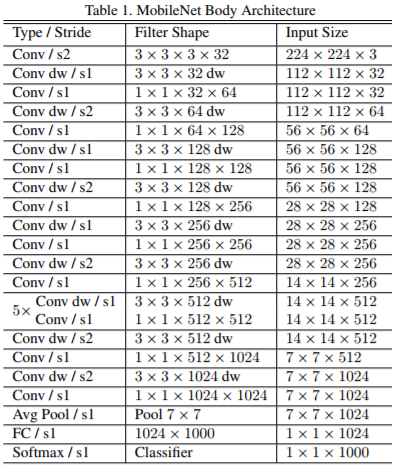
#> input picture model/mobilenets.png, 394 x 471 px
$ python -i bosch-classif.py   (imports and definitions only)
#> lines starting #> are read from the running program, lines starting #| are printed output that depends on the picture; after the words box and inside, x2 and y2 are one past the last pixel; in counts of white or black regions, pixels touching at a corner belong together
#> further down, picture is the input picture: shape (471, 394, 3); mean B, G, R 223.8, 223.9, 223.9
#!/home/ubuntu/anaconda3/bin/python
from tqdm import tqdm
import yaml
import os
import shutil
import cv2
import scipy.ndimage as spi
from random import randint
import numpy as np

# [5 lines left out: function shift, not called in this run]

def rotation(img, angle):
#> called with angle = 5
    angle = randint(0,angle) - int(angle/2)
    return spi.rotate(img, angle, axes=(1, 0), reshape=True, output=None, order=3, mode='nearest', cval=0.0, prefilter=True)
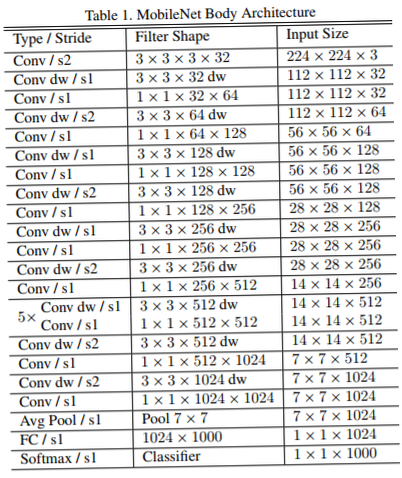
#> returned value: shape (478, 402, 3); mean of channels 0, 1, 2 223.9, 223.9, 223.9; drawn as B, G, R

def flip(img, perc):
#> called with perc = 15
  prob = randint(0,100)
  if prob < 100 * perc:
    return np.fliplr(img)
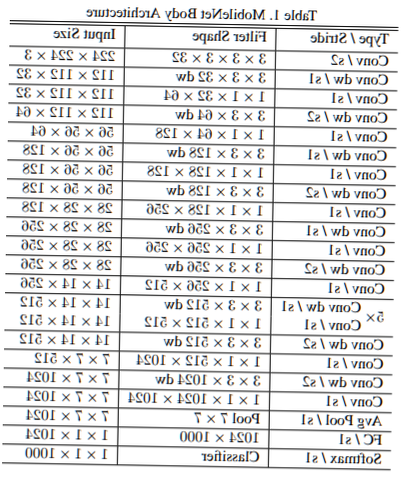
#> returned value: shape (478, 402, 3); mean of channels 0, 1, 2 223.9, 223.9, 223.9; drawn as B, G, R
  else:
    return img

# [10 lines left out: function crop, not called in this run]

def color_jittering(img):
  r = randint(0,100)
  if r<20:
    noise_r = np.random.randint(0,15,(img.shape[0],img.shape[1]))
    noise_g = np.random.randint(0,15,(img.shape[0],img.shape[1]))
    noise_b = np.random.randint(0,15,(img.shape[0],img.shape[1]))
    zitter = np.zeros_like(img)
    zitter[:,:,0] = noise_r
    zitter[:,:,1] = noise_g
    zitter[:,:,2] = noise_b
    return cv2.add(img,zitter)
  else:
    return img

def shadow(img):
  top_y = img.shape[0] * np.random.uniform()
#> top_y = 258.5
  top_x = 0
  bot_x = img.shape[1]
#> bot_x = 394
  bot_y = img.shape[0] * np.random.uniform()
#> bot_y = 336.9
  img_hls = cv2.cvtColor(img, cv2.COLOR_BGR2HLS)
#> img_hls: shape (471, 394, 3); mean of channels 0, 1, 2 18.8, 223.8, 38.8
  shadow_mask = 0*img_hls[:,:,1]
#> shadow_mask: shape (471, 394); every value is 0
  X_m = np.mgrid[0:img.shape[0],0:img.shape[1]][0]
  Y_m = np.mgrid[0:img.shape[0],0:img.shape[1]][1]

  shadow_mask[((X_m-top_x)*(bot_y-top_y)-(bot_x-top_x)*(Y_m-top_y)>=0)]=1
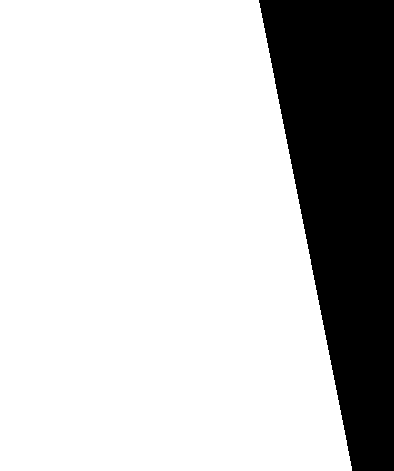
#> shadow_mask: shape (471, 394); values 0 (black) and 1 (white), 77.6% white; 1 black region, box (x1, y1, x2, y2) and area: (259, 0, 394, 471) 41574
  if np.random.randint(2)==1:
    random_bright=.2
    cond1 = shadow_mask==1
    cond0 = shadow_mask==0
    if np.random.randint(2)==1:
      img_hls[:,:,1][cond1]=img_hls[:,:,1][cond1]*random_bright
#> img_hls: shape (471, 394, 3); mean of channels 0, 1, 2 18.8, 84.5, 38.8
    else:
      img_hls[:,:,1][cond0]=img_hls[:,:,1][cond0]*random_bright
  return cv2.cvtColor(img_hls, cv2.COLOR_HLS2BGR)
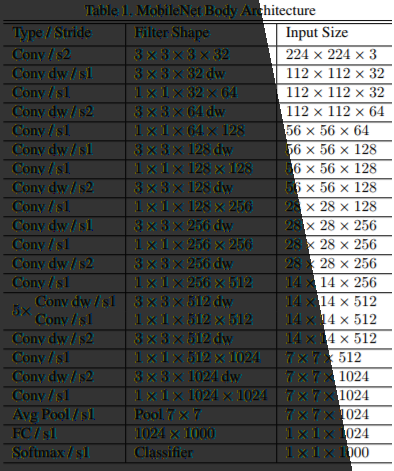
#> returned value: shape (471, 394, 3); mean B, G, R 85, 86.4, 84.1

def augment(img):
  #img_c = crop(img, 0.01)
  img_c = rotation(img, 5)
  img_c = flip(img_c, 15)
  img_c = color_jittering(img)
  img_c = shadow(img_c)
  return img

# [46 lines left out: functions proc_yaml, main, not called in this run]

# [2 lines not run here, left out]

>>> import cv2
>>> picture = cv2.imread('../model/mobilenets.png')
>>> result = augment(picture)

$ run again, on model/sim_accuracy.png
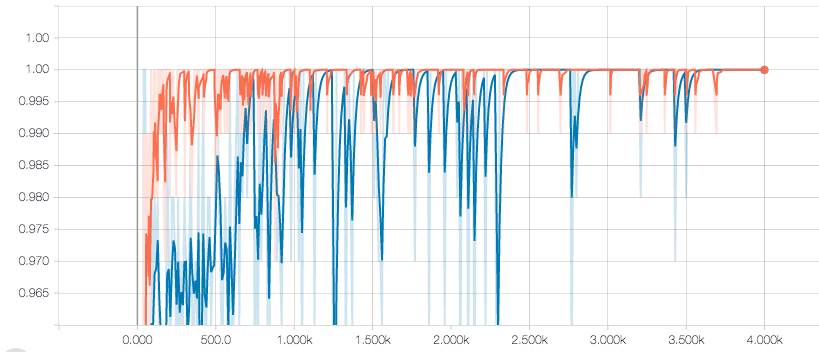
#> input picture model/sim_accuracy.png, 819 x 352 px
#> picture is the input picture: shape (352, 819, 3); mean B, G, R 242.6, 239.8, 236.9
#> in shadow, `shadow_mask[((X_m-top_x)*(bot_y-top_y)-(bot_x-top_x)*(Y_m-top_y)>=0)]=1`:
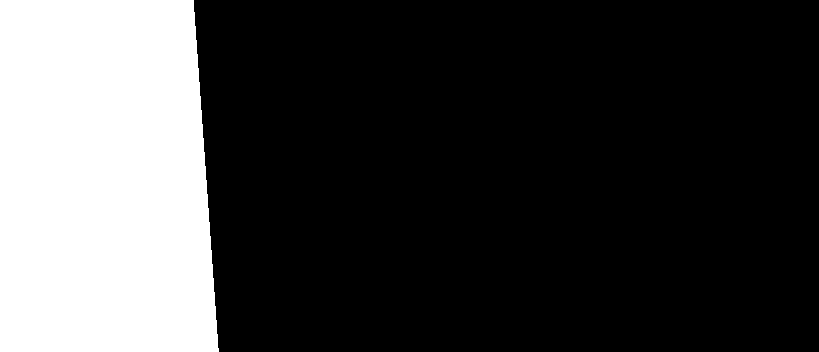
#> shadow_mask: shape (352, 819); values 0 (black) and 1 (white), 25.2% white; 1 white region, box (x1, y1, x2, y2) and area: (0, 0, 219, 352) 72588
#> in shadow, `return cv2.cvtColor(img_hls, cv2.COLOR_HLS2BGR)`:
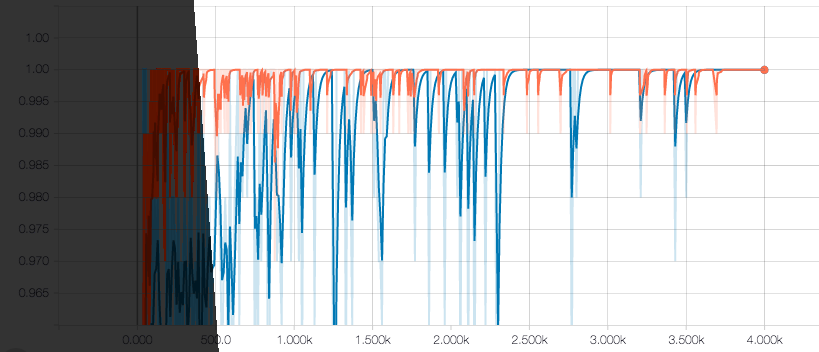
#> returned value: shape (352, 819, 3); mean B, G, R 193.5, 191.1, 188.7

$ run again, on model/udacity_accuracy.png
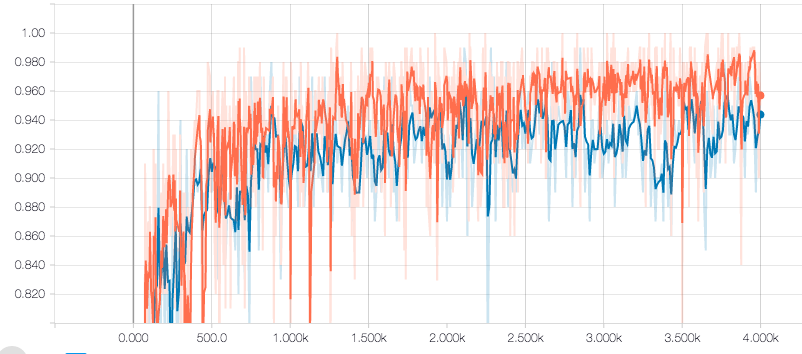
#> input picture model/udacity_accuracy.png, 802 x 354 px
#> picture is the input picture: shape (354, 802, 3); mean B, G, R 232, 233.1, 243.6
#> in shadow, `shadow_mask[((X_m-top_x)*(bot_y-top_y)-(bot_x-top_x)*(Y_m-top_y)>=0)]=1`:
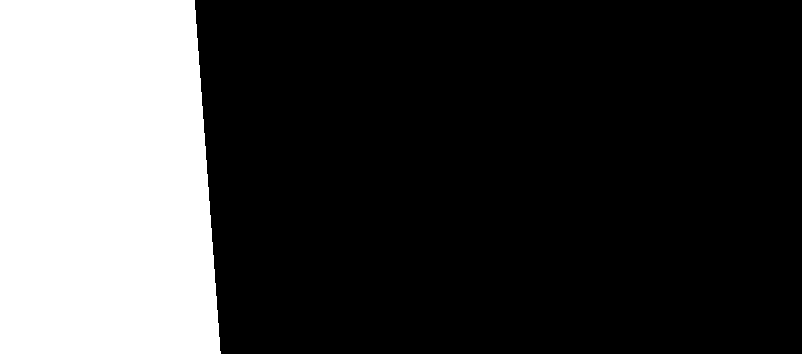
#> shadow_mask: shape (354, 802); values 0 (black) and 1 (white), 25.9% white; 1 white region, box (x1, y1, x2, y2) and area: (0, 0, 221, 354) 73541
#> in shadow, `return cv2.cvtColor(img_hls, cv2.COLOR_HLS2BGR)`:
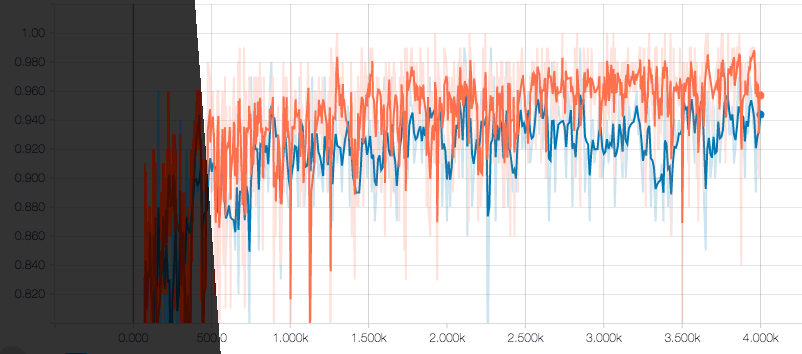
#> returned value: shape (354, 802, 3); mean B, G, R 181.5, 182.8, 193.1
